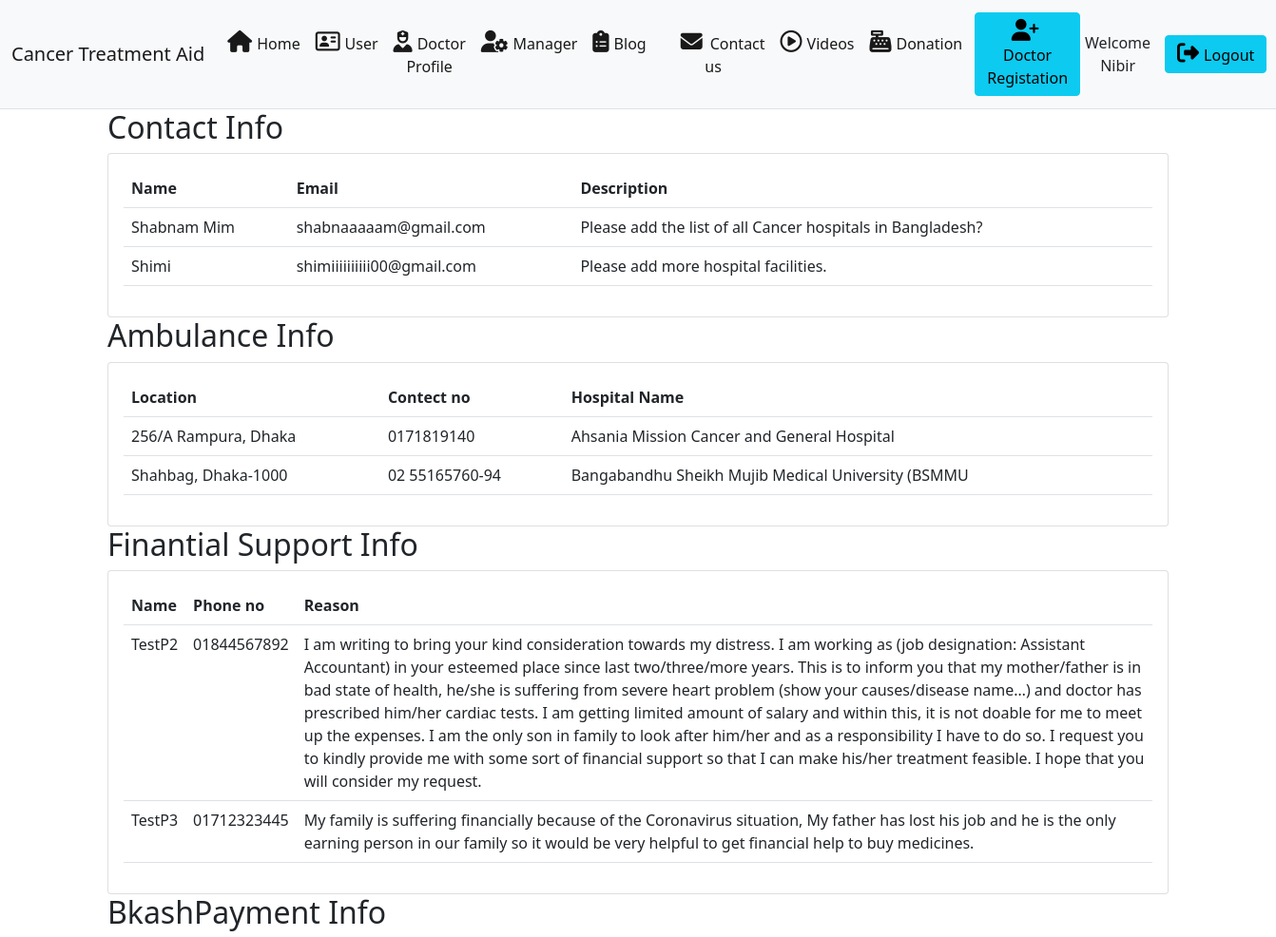
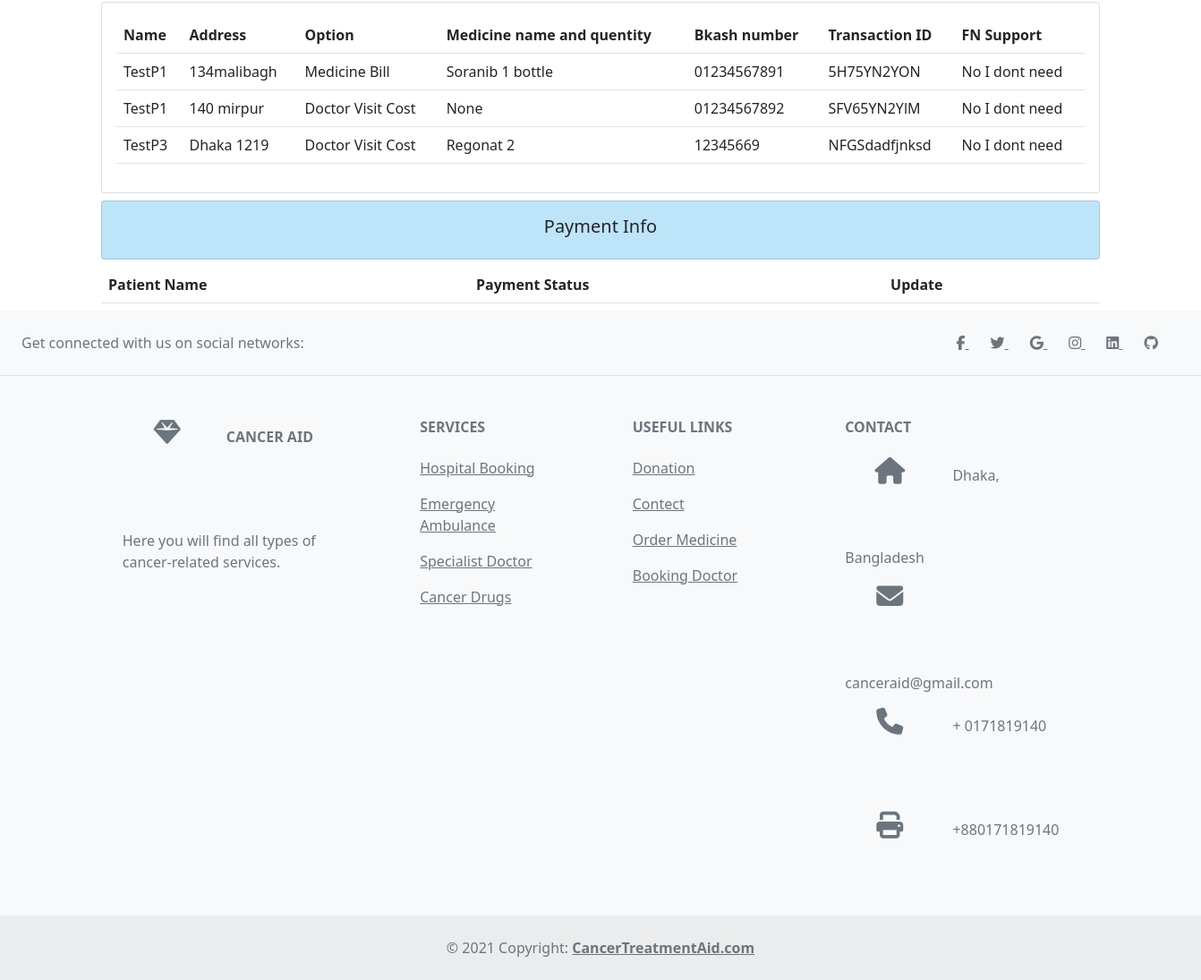
The page /comments/ (signed in) on the database its author committed (2 pictures, top to bottom).
### CancerAid/models.py (models this page shows, shortened)
class Contect(models.Model):
    name = models.CharField(max_length=122)
    email = models.CharField(max_length=122)
    phone = models.CharField(max_length=12)
    desc = models.TextField()
    date = models.DateField()

class Ambudetails(models.Model):
	current_address = models.CharField(max_length=200, null=True,auto_created=True)
	district = models.ForeignKey(District, null=True, on_delete= models.SET_NULL)
	hospital = models.ForeignKey(Hospital, null=True, on_delete= models.SET_NULL)
	contact_no = models.CharField(max_length=200)

class Hospital(models.Model):
	district = models.ForeignKey(District, on_delete=models.CASCADE)
	name = models.CharField(max_length=200)
	def __str__(self):
		return str(self.name)

class FS(models.Model):
    name = models.CharField(max_length=122)
    phone = models.CharField(max_length=12)
    reason_why_you_need_this = models.TextField()

class BkashPayment(models.Model):
	OPTION = (
			('Donation', 'Donation'),
			('Doctor Visit Cost', 'Doctor Visit Cost'),
			('Medicine Bill', 'Medicine Bill'),
			('Ambulance Cost', 'Ambulance Cost'),
			)
	FH = (
		('Yes I Have','Yes I have'),
		('No I dont need','No I dont need'),
	)
	name = models.CharField(max_length=100)
	address = models.CharField(max_length=100, blank=True)
	option = models.CharField(max_length=200, choices=OPTION)
	medicine_name_and_quentity = models.CharField(max_length=100, null=True, blank=True)
	bkashNumber = models.CharField(max_length=20)
	bkashTransaction = models.CharField(max_length=512)
	financial_support = models.CharField(max_length=200, choices=FH)
	created_time = models.DateTimeField(auto_now_add=True,null=True)

### CancerAid/decorators.py (the view)
		def wrapper_func(request, *args, **kwargs):
			group = None
			if request.user.groups.exists():
				group = request.user.groups.all()[0].name
			if group in allowed_roles:
				return view_func(request, *args, **kwargs)
			else:
				return HttpResponse('You are not authorized to view this page')

### CancerAid/views.py (called while the page is built)
@login_required(login_url='homepage')
@allowed_users(allowed_roles=['admin','manager'])
def comments(request):
     c = Contect.objects.all()
     a = Ambudetails.objects.all()
     b = BkashPayment.objects.all()
     f = FS.objects.all()
     context = {'c':c,'a':a,'b':b,'f':f}
     return render(request, 'comments.html',context)

### CancerAid/templates/comments.html (shortened to what this page needs)
{% extends 'index.html' %}
{% block body %}
<div class="container">
    <h2>Contact Info</h2>
<div class="card card-body">
    <table class="table">
        <tr>
            <th>Name</th>
            <th>Email</th>
            <th>Description</th>
        </tr>
        {% for j in c %}
        <tr>
        <td>{{j.name}}</td>
       <td>{{j.email}}</td>
       <td>{{j.desc}}</td>
        </tr>
        {% endfor %}
    </table>
</div>
<h2>Ambulance Info</h2>
<div class="card card-body">
    <table class="table">
        <tr>
            <th>Location</th>
            <th>Contect no</th>
            <th>Hospital Name</th>
        </tr>
        {% for i in a %}
        <tr>
        <td>{{i.current_address}}</td>
       <td>{{i.contact_no}}</td>
       <td>{{i.hospital}}</td>
        </tr>
        {% endfor %}
    </table>
</div>
<h2>Finantial Support Info</h2>
<div class="card card-body">
    <table class="table">
        <tr>
            <th>Name</th>
            <th>Phone no</th>
            <th>Reason</th>
        </tr>
        {% for i in f %}
        <tr>
        <td>{{i.name}}</td>
       <td>{{i.phone}}</td>
       <td>{{i.reason_why_you_need_this}}</td>
        </tr>
        {% endfor %}
    </table>
</div>
<h2>BkashPayment Info</h2>
<div class="card card-body">
    <table class="table">
        <tr>
            <th>Name</th>
            <th>Address</th>
            <th>Option</th>
            <th>Medicine name and quentity</th>
            <th>Bkash number</th>
            <th>Transaction ID</th>
            <th>FN Support</th>
        </tr>
        {% for i in b %}
        <tr>
        <td>{{i.name}}</td>
       <td>{{i.address}}</td>
       <td>{{i.option}}</td>
       <td>{{i.medicine_name_and_quentity}}</td>
       <td>{{i.bkashNumber}}</td>
       <td>{{i.bkashTransaction}}</td>
       <td>{{i.financial_support}}</td>
        </tr>
        {% endfor %}
    </table>
</div>
<div class="card card-body my-2" style="background: #BEE4F9;">
    <h5 style="text-align: center;">Payment Info</h5>
</div>
<table class="table table-hover my-2">
    <thead>
      <tr>
        <th scope="col">Patient Name</th>
        <th scope="col">Payment Status</th>
        <th>Update</th>
      </tr>
    </thead>
  </table>
</div>
{% endblock body %}

### CancerAid/templates/index.html (shortened to what this page needs)
<!doctype html>
<html lang="en">
  <head>
    {% load static %}
    <link href="https://cdn.jsdelivr.net/npm/bootstrap@5.1.3/dist/css/bootstrap.min.css" rel="stylesheet">
    <link rel="stylesheet" href ="{% static 'style.css'%}">
  </head>
  <body>
    <header class="text-center border-bottom">
    <nav class="navbar navbar-expand-lg navbar-light bg-light">
        <div class="container-fluid">
          <a class="navbar-brand" href="#">Cancer Treatment Aid</a>
          <div class="collapse navbar-collapse" id="navbarSupportedContent">
            <ul class="navbar-nav me-auto mb-2 mb-lg-0">
              <li class="nav-item">
                <a class="nav-link active" aria-current="page" href="/"><i class="fas fa-home" style="height: 1px; display: inline;font-size: 23px;margin-right: 5px;"></i>Home</a>
              </li>
              {% if request.user.is_active %}
              <li class="nav-item">
                <a class="nav-link active" aria-current="page" href="{% url 'userpage' %}"><i class="far fa-address-card" style="height: 1px; display: inline;font-size: 23px;margin-right: 5px;"></i>User</a>
              </li>
              <li class="nav-item">
                <a class="nav-link active" href="{% url 'doctoruserpage' %}"><i class="fas fa-user-nurse" style="height: 1px; display: inline;font-size: 23px;margin-right: 5px;"></i>Doctor Profile</a>
              </li>
              {% endif %}
              <li class="nav-item">
                {% if request.user.is_staff %}
                <a class="nav-link active" aria-current="page" href="{% url 'manager' %}"><i class="fas fa-user-cog" style="height: 1px; display: inline;font-size: 23px;margin-right: 5px;"></i>Manager</a>
                {% endif %}
              </li>
              <li class="nav-item">
                <a class="nav-link active" aria-current="page" href="{% url 'discussion_topicpage' %}"><i class="fas fa-clipboard-list"  style="height: 1px; display: inline;font-size: 23px;margin-right: 5px;"></i>Blog</a>
              </li>
              <li class="nav-item">
                <a class="nav-link active" aria-current="page" href="{% url 'contect' %}"><i class="fa fa-fw fa-envelope" style="height: 1px; display: inline;font-size: 23px;padding-right: 8px;"></i>Contact us</a>
              </li>
              <li class="nav-item">
                <a class="nav-link active" aria-current="page" href="{% url 'Videos' %}"><i class="far fa-play-circle"  style="height: 1px; display: inline;font-size: 23px;margin-right: 5px;"></i>Videos</a>
              </li>
              <li class="nav-item">
                <a class="nav-link active" aria-current="page" href="{% url 'payment' %}"><i class="fas fa-cash-register" style="height: 1px; display: inline;font-size: 23px;margin-right: 5px;"></i>Donation</a>
              </li>
            </ul>
          </div>
          {% if user.is_authenticated %}
          {% if request.user.is_staff %}
          <button href="" type="button" class="btn btn-info" style="margin: 5px;" data-bs-toggle="modal" data-bs-target="#dsignupModal">
            <i class="fas fa-user-plus" style="height: 1px; display: inline;font-size: 23px;margin-right: 5px;"></i> Doctor Registation
             </button>
           {% endif %}
            Welcome {{request.user}}
            <a href ="/logout"><button type="button" class="btn btn-info" style="margin-left: 15px;"><i class="fas fa-sign-out-alt" style="height: 1px; display: inline;font-size: 23px;margin-right: 5px;"></i>Logout</button></a>
            {% endif %}
        </div>
      </nav>
    </header>
      {% block body %}{% endblock body %}
<footer class="text-center text-lg-start bg-light text-muted">
  <section
    class="d-flex justify-content-center justify-content-lg-between p-4 border-bottom"
  >
    <div class="me-5 d-none d-lg-block">
      <span>Get connected with us on social networks:</span>
    </div>
    <div>
      <a href="" class="me-4 text-reset">
        <i class="fab fa-facebook-f"></i>
      </a>
      <a href="" class="me-4 text-reset">
        <i class="fab fa-twitter"></i>
      </a>
      <a href="" class="me-4 text-reset">
        <i class="fab fa-google"></i>
      </a>
      <a href="" class="me-4 text-reset">
        <i class="fab fa-instagram"></i>
      </a>
      <a href="" class="me-4 text-reset">
        <i class="fab fa-linkedin"></i>
      </a>
      <a href="" class="me-4 text-reset">
        <i class="fab fa-github"></i>
      </a>
    </div>
  </section>
  <section class="">
    <div class="container text-center text-md-start mt-5">
      <div class="row mt-3">
        <div class="col-md-3 col-lg-4 col-xl-3 mx-auto mb-4">
          <h6 class="text-uppercase fw-bold mb-4">
            <i class="fas fa-gem me-3"></i>Cancer Aid
          </h6>
          <p>
            Here you will find all types of cancer-related services.
          </p>
        </div>
        <div class="col-md-2 col-lg-2 col-xl-2 mx-auto mb-4">
          <h6 class="text-uppercase fw-bold mb-4">
            Services
          </h6>
          <p>
            <a href="#!" class="text-reset">Hospital Booking</a>
          </p>
          <p>
            <a href="#!" class="text-reset">Emergency Ambulance</a>
          </p>
          <p>
            <a href="#!" class="text-reset">Specialist Doctor</a>
          </p>
          <p>
            <a href="#!" class="text-reset">Cancer Drugs</a>
          </p>
        </div>
        <div class="col-md-3 col-lg-2 col-xl-2 mx-auto mb-4">
          <h6 class="text-uppercase fw-bold mb-4">
            Useful links
          </h6>
          <p>
            <a href="#!" class="text-reset">Donation</a>
          </p>
          <p>
            <a href="#!" class="text-reset">Contect</a>
          </p>
          <p>
            <a href="#!" class="text-reset">Order Medicine</a>
          </p>
          <p>
            <a href="#!" class="text-reset">Booking Doctor</a>
          </p>
        </div>
        <div class="col-md-4 col-lg-3 col-xl-3 mx-auto mb-md-0 mb-4">
          <h6 class="text-uppercase fw-bold mb-4">
            Contact
          </h6>
          <p><i class="fas fa-home me-3"></i> Dhaka, Bangladesh</p>
          <p>
            <i class="fas fa-envelope me-3"></i>
            canceraid@gmail.com
          </p>
          <p><i class="fas fa-phone me-3"></i> + 0171819140</p>
          <p><i class="fas fa-print me-3"></i> +880171819140</p>
        </div>
      </div>
    </div>
  </section>
  <div class="text-center p-4" style="background-color: rgba(0, 0, 0, 0.05);">
    © 2021 Copyright:
    <a class="text-reset fw-bold" href="">CancerTreatmentAid.com</a>
  </div>
</footer>
  </body>
</html>

### CancerAid/static/style.css (style rules this page uses)
header { text-decoration: none; }
.fa { padding: 20px; font-size: 10px; width: 50px; text-align: center; text-decoration: none; border-radius: 50%; }
.fas { font-size: 30px; width: 100px; height: 100px; text-align: center; text-decoration: none; border-radius: 100%; border: 1px; }

### rows shown on the page
Contect: name "Shabnam Mim", email "shabnaaaaam@gmail.com", desc "Please add the list of all Cancer hospitals in Bangladesh?"
Contect: name "Shimi", email "shimiiiiiiiiii00@gmail.com", desc "Please add more hospital facilities."
Ambudetails: current_address "256/A Rampura, Dhaka", contact_no "0171819140", hospital "Ahsania Mission Cancer and General Hospital"
Ambudetails: current_address "Shahbag, Dhaka-1000", contact_no "02 55165760-94", hospital "Bangabandhu Sheikh Mujib Medical University (BSMMU"
FS: name "TestP2", phone "01844567892", reason_why_you_need_this "I am writing to bring your kind consideration towards my distress. I am working as (job designation: Assistant Accountant) in your esteemed place since last two/three/more years. This is to inform you that my mother/father is in bad state of health, he/she is suffering from severe heart problem (show your causes/disease name…) and doctor has prescribed him/her cardiac tests. I am getting limited amount of salary and within this, it is not doable for me to meet up the expenses. I am the only son in family to look after him/her and as a responsibility I have to do so. I request you to kindly provide me with some sort of financial support so that I can make his/her treatment feasible. I hope…"
FS: name "TestP3", phone "01712323445", reason_why_you_need_this "My family is suffering financially because of the Coronavirus situation, My father has lost his job and he is the only earning person in our family so it would be very helpful to get financial help to buy medicines."
BkashPayment: name "TestP1", address "134malibagh", option "Medicine Bill", medicine_name_and_quentity "Soranib 1 bottle", bkashNumber "01234567891", bkashTransaction "5H75YN2YON", financial_support "No I dont need"
BkashPayment: name "TestP1", address "140 mirpur", option "Doctor Visit Cost", medicine_name_and_quentity "None", bkashNumber "01234567892", bkashTransaction "SFV65YN2YlM", financial_support "No I dont need"
BkashPayment: name "TestP3", address "Dhaka 1219", option "Doctor Visit Cost", medicine_name_and_quentity "Regonat 2", bkashNumber "12345669", bkashTransaction "NFGSdadfjnksd", financial_support "No I dont need"

### other values the page prints
{{ request.user }} "Nibir"
